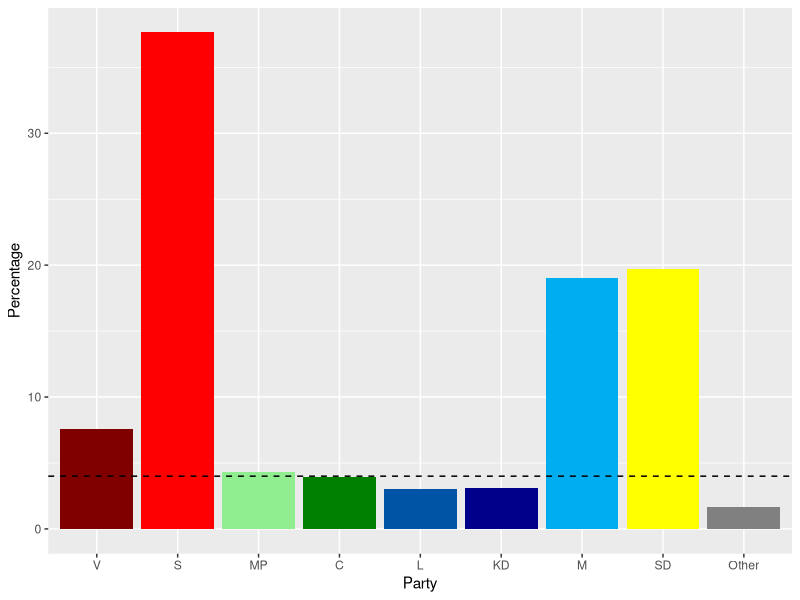
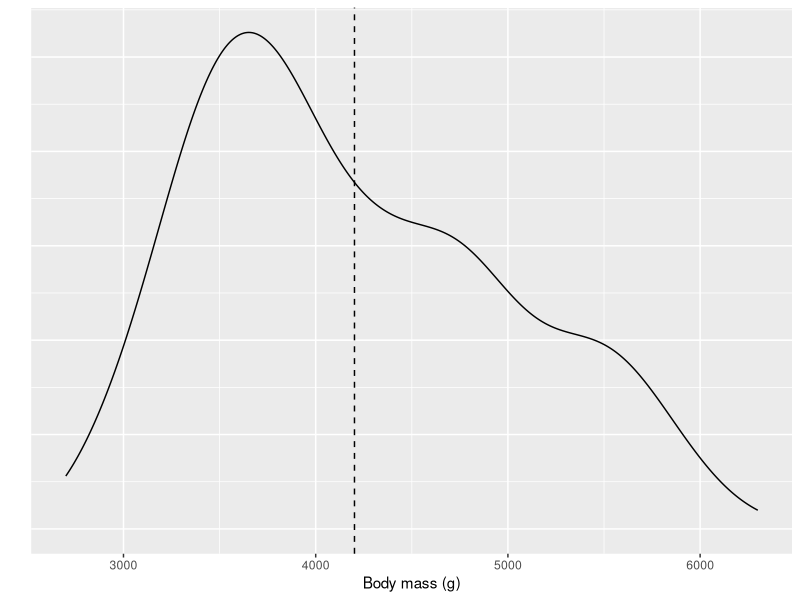
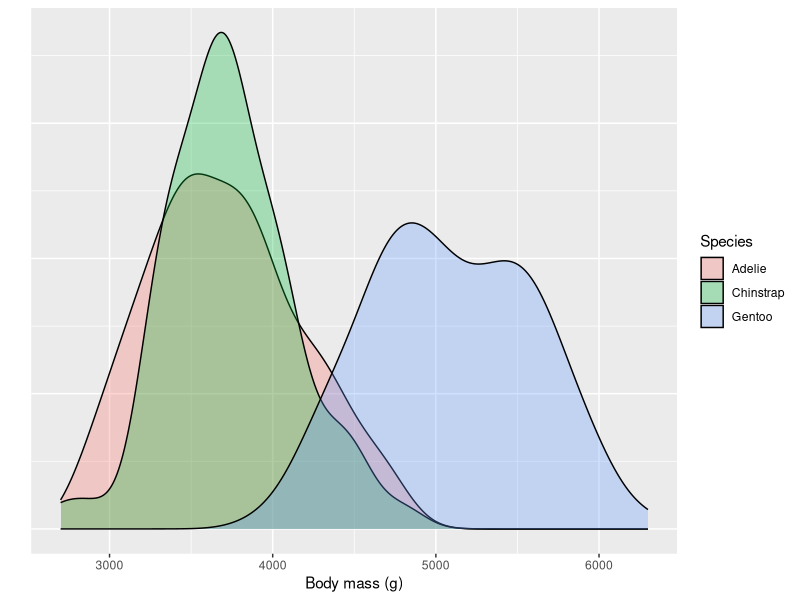
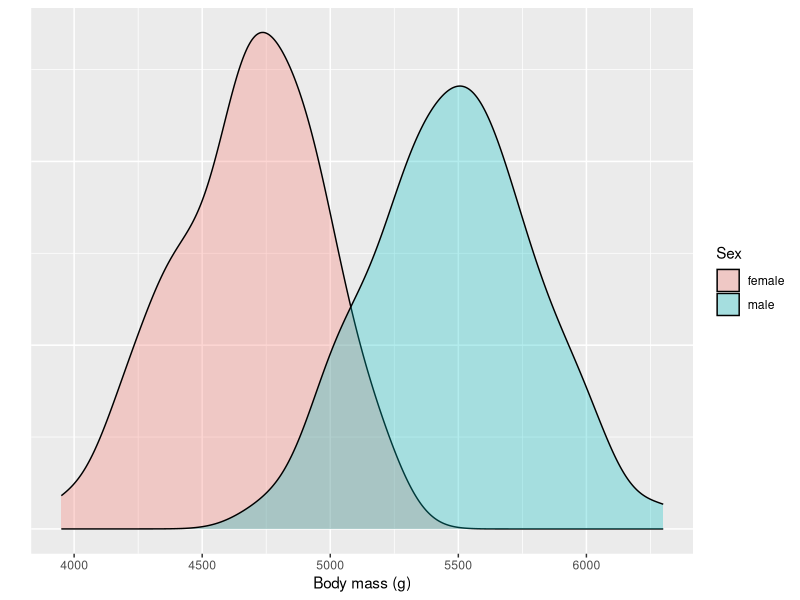
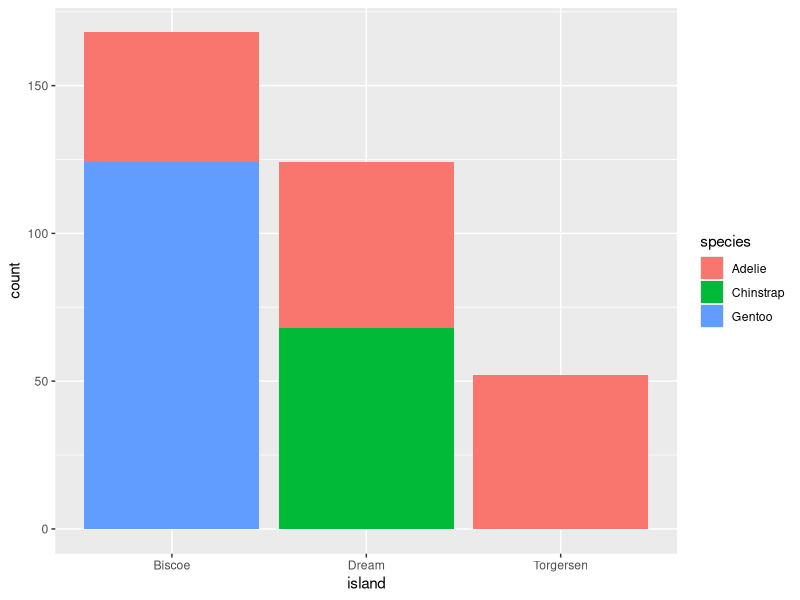

Write R code to recreate these figures, in order.
## ---- chunk 1
#| warning: false
#| code-fold: true
#| code-summary: "Code to recreate sample"
library(tidyverse)

recreate_valjarbarometern <- function(valjarbarometern_aggregate, n)
{
  # Calculate number of observations of each party
  obs_per_party <- round(n * valjarbarometern_aggregate$percentage / 100)

  # Create a list of party observations
  party_observations <- mapply(
      rep,
      valjarbarometern_aggregate$party,
      obs_per_party
  )

  # Flatten the list into a single vector
  sample_data <- unlist(party_observations)

  # Create a data frame with the samples
  valjarbarometern <- tibble(party = sample_data)

  return(valjarbarometern)
}
# Number of people in survey
n = 3072

parties <- c("V", "S", "MP", "C", "L", "KD", "M", "SD", "Other")
# Aggregated sample
valjarbarometern_aggregate <- tibble(
  party = factor(parties, levels = parties), # Using levels to preserve order
  percentage = c(7.6, 37.6, 4.3, 3.9, 3, 3.1, 19, 19.7, 1.7))

valjarbarometern <- recreate_valjarbarometern(
  valjarbarometern_aggregate, n)
## ---- chunk 2
summary(valjarbarometern)
## ---- chunk 3
# Define the colors in the order V, S, MP, C, L, KD, M, SD, Other. Make sure
# party column follows the same order!
party_colors <- c(
    "#800000",  # V
    "#FF0000",  # S
    "#90EE90",  # MP
    "#008000",  # C
    "#0054A6",  # L
    "#00008B",  # KD
    "#00AEEF",  # M
    "#FFFF00",  # SD
    "#808080"   # Other
)
valjarbarometern |>
  ggplot(aes(x = party, fill = party)) +
  # Calculate percentages
  geom_bar(aes(y = after_stat(count/sum(count) * 100))) +
  geom_hline(
    yintercept = 4,
    col = "black",
    linetype = 2) +
  labs(
    x = "Party",
    y = "Percentage") +
  guides(fill = "none") +
  # Set colors to party colors
  scale_fill_manual(values = party_colors)
## ---- chunk 4
n_participants <- 3072 # Number of participants in survey
valjarbarometern |>
  summarize(
    percentage = round(100 * n() / n, digits = 1), # Calculating percentage
    .by = party) # Grouping by party
## ---- chunk 5
n_participants <- 3072 # Number of participants in survey
n_mp_voters <- valjarbarometern |> # Number of participants who answered MP
  filter(party == "MP") |>
  summarize(n = n()) |>
  pull(n)
p_h0 <- 0.04 # Our null hypothesis
# Conducting hypothesis test of proportions. Observe that we are testing if
# the proportion is *greater* than.
result <- prop.test(
    n_mp_voters,
    n_participants,
    p_h0,
    alternative = "greater"
)
result
## ---- chunk 6
result$p.value
## ---- chunk 7
#| warning: false
library(palmerpenguins)
penguins |>
  ggplot(aes(x = body_mass_g)) +
  geom_density() +
  geom_vline(
    xintercept = mean(penguins$body_mass_g, na.rm = TRUE),
    linetype = 2) +
  labs(
    x = "Body mass (g)",
    y = "") +
  theme(
    axis.text.y = element_blank(),
    axis.ticks.y = element_blank())
## ---- chunk 8
t.test(penguins$body_mass_g, mu = 4000, alternative = "greater")
## ---- chunk 9
# warning: false
penguins |>
  drop_na() |>
  ggplot(aes(x = body_mass_g, fill = species)) +
  geom_density(alpha = 0.3) +
  labs(
    x = "Body mass (g)",
    y = "",
    fill = "Species") +
  theme(
    axis.text.y = element_blank(),
    axis.ticks.y = element_blank())
## ---- chunk 10
library(palmerpenguins)
penguins |>
  drop_na() |>
  filter(species == "Gentoo") |>
  ggplot(aes(x = body_mass_g, fill = sex)) +
  geom_density(alpha = 0.3) +
  labs(
    x = "Body mass (g)",
    y = "",
    fill = "Sex") +
  theme(
    axis.text.y = element_blank(),
    axis.ticks.y = element_blank())
## ---- chunk 11
penguins |>
  filter(species == "Gentoo") |>
  drop_na() |>
  summarize(
    count = n(),
    .by = sex)
## ---- chunk 12
female_gentoo_body_mass <- penguins |>
  filter(species == "Gentoo" & sex == "female") |>
  select(body_mass_g) |>
  drop_na()
male_gentoo_body_mass <- penguins |>
  filter(species == "Gentoo" & sex == "male") |>
  select(body_mass_g) |>
  drop_na()

t.test(male_gentoo_body_mass, female_gentoo_body_mass)
## ---- chunk 13
#| code-fold: true
#| code-comment: "Hint"
#| execute: false
gentoo_flipper_length <- penguins |>
  filter(species == "Gentoo") |>
  select(flipper_length_mm) |>
  drop_na()
chinstrap_flipper_length <- penguins |>
  filter(species == "Chinstrap") |>
  select(flipper_length_mm) |>
  drop_na()
adelie_flipper_length <- penguins |>
  filter(species == "Adelie") |>
  select(flipper_length_mm) |>
  drop_na()
## ---- chunk 14
#| code-fold: true
#| code-comment: "Hint"
#| execute: false
# Visualization
penguins |>
  ggplot(aes(x = island, fill = species)) +
  geom_bar()
# Total number of penguins on Dream island
n_total <- penguins |>
  filter(island == "Dream") |>
  summarize(n = n()) |>
  pull()
# Number of chinstrap penguins on Dream island
n_chinstrap <- penguins |>
  filter(species == "Chinstrap" & island == "Dream") |>
  summarize(n = n()) |>
  pull()
